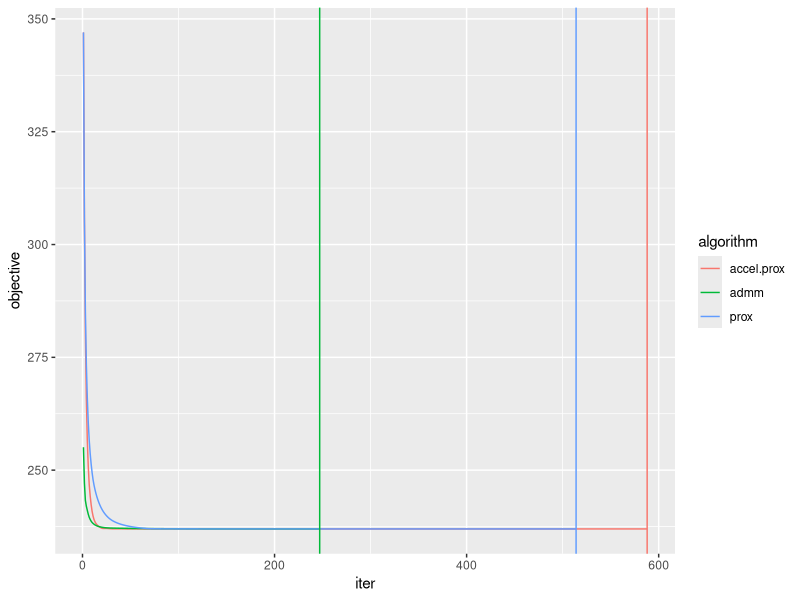
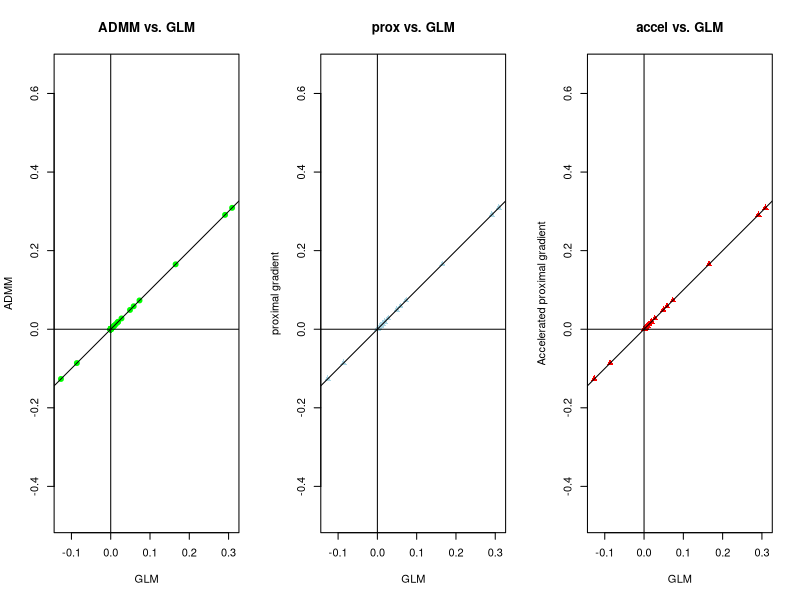

Write the R code that produced these figures, in order.
library(Matrix)
library(ggplot2)

########################################
# Input
########################################
# Read in data and scale it.
x = read.csv("diabetesX.csv", header = TRUE)
y = read.csv("diabetesY.csv", header = FALSE)
colnames(x) = NULL
x = scale(x)
y = as.numeric(scale(y))

########################################
# Utility functions
########################################
# Numerical tolerance.
TOL = 1e-18

objective.fn = function(x, y, beta, lambda) {
  # Returns the lasso objective function value.
  #
  # Args:
  #   x: design matrix
  #   y: response vector
  #   beta: fitted parameters
  #   lambda: penalty multiplier
  return(sum((y - x %*% beta) ^ 2) + lambda * sum(abs(beta)))
}

is.converged = function(b1, b2, tol=1e-8) {
  # Simple convergence diagnostic for determining if b1 and b2 are
  # close enough to be converged.
  #
  # Args:
  #   b1: first vector
  #   b2: second vector
  #   tol: numerical tolerance
  #
  # Returns:
  #   Determines if the sum of squared differences between vectors is less
  #   then the tolerance.
  return(sum((b1 - b2) ^ 2) < tol)
}

########################################
# Algorithms
########################################
prox = function(x, y, n.iter, lambda.lasso, gamma) {
  # (Non-Accelerated) Proximal Gradient implementation.
  #
  # Args:
  #   x: design matrix
  #   y: response vector
  #   n.iter: maximum number of iterations
  #   lambda.lasso: penalty parameter for lasso
  #   gamma: tuning parameter; somewhat like a step multiplier
  #
  # Returns:
  #   Returns a list with elements:
  #   $n: number of iterations run
  #   $beta: final parameters of the fit
  #   $objective: value of the objective function for each iteration.

  # Scale up lambda for this algorithm.
  lambda = 2 * length(y) * lambda.lasso

  # Cache X^\top X and X^\top y
  xtx = crossprod(x)
  xy = t(x) %*% y

  # Variables for algorithm and return values.
  beta = rep(0, ncol(x))
  objective = rep(0, n.iter)

  # Use for convergence, determining how many data points to return.
  n.end = n.iter

  for (t in 1:n.iter) {
    # Store to check convergence at end of loop.
    oldbeta = beta

    # Main algorithm
    u = beta - 2 * gamma * (xtx %*% beta - xy)
    beta = sign(u) * pmax(abs(u) - lambda * gamma, 0)

    # Store objective value, check convergence.
    objective[t] = objective.fn(x, y, beta, lambda)
    if (is.converged(beta, oldbeta, TOL)) {
      n.end = t
      break
    }
  }
  return(list(n = n.end,
              beta = beta,
              objective = objective[1:n.end]))
}

accel.prox = function(x, y, n.iter, lambda.lasso, gamma) {
  # Accelerated Proximal Gradient implementation.
  #
  # Args:
  #   x: design matrix
  #   y: response vector
  #   n.iter: maximum number of iterations
  #   lambda.lasso: penalty parameter for lasso
  #   gamma: tuning parameter; somewhat like a step multiplier
  #
  # Returns:
  #   Returns a list with elements:
  #   $n: number of iterations run
  #   $beta: final parameters of the fit
  #   $objective: value of the objective function for each iteration.

  # Scale up lambda for this algorithm.
  lambda = 2 * length(y) * lambda.lasso

  # Cache X^\top X and X^\top y
  xtx = crossprod(x)
  xy = t(x) %*% y

  # Variables for algorithm and return values.
  beta.acc = rep(0, ncol(x))
  objective.acc = rep(0, n.iter)
  z.acc = beta.acc

  # The "momentum" value
  st = 1

  # Use for convergence, determining how many data points to return.
  n.end = n.iter

  for (t in 1:n.iter) {
    # Main algorithm
    oldbeta = beta.acc
    u.acc = z.acc - 2 * gamma * (xtx %*% z.acc - xy)
    beta.acc = sign(u.acc) * pmax(abs(u.acc) - lambda * gamma, 0)
    st1 = (1 + (1 + 4 * st ^ 2) ^ 0.5) / 2
    z.acc = beta.acc + (st - 1) / st1 * (beta.acc - oldbeta)
    st = st1

    # Store objective value, check convergence.
    objective.acc[t] = objective.fn(x, y, beta.acc, lambda)
    if (is.converged(beta.acc, oldbeta, TOL)) {
      n.end = t
      break
    }
  }
  return(list(n = n.end,
              beta = beta.acc,
              objective = objective.acc[1:n.end]))
}

admm = function(x, y, n.iter, lambda.lasso, rho) {
  # ADMM implementation
  #
  # Args:
  #   x: design matrix
  #   y: response vector
  #   n.iter: maximum number of iterations
  #   lambda.lasso: penalty parameter for lasso
  #   rho: tuning parameter; somewhat like a step multiplier
  #
  # Returns:
  #   Returns a list with elements:
  #   $n: number of iterations run
  #   $beta: final parameters of the fit
  #   $objective: value of the objective function for each iteration.

  # Scale up lambda for this algorithm.
  lambda = length(y) * lambda.lasso

  # Cache X^\top X and X^\top y
  xtx = crossprod(x)
  xy = t(x) %*% y

  # Variables for algorithm and return values.
  beta.admm = rep(0, ncol(x))
  objective.admm = rep(0, n.iter)
  z.admm = beta.admm
  u.admm = beta.admm
  xtx.cache = xtx + rho * diag(nrow(xtx))

  # Use for convergence, determining how many data points to return.
  n.end = n.iter

  for (t in 1:n.iter) {
    # Store to check convergence at end of loop.
    oldbeta = beta.admm

    # Main algorithm
    beta.admm = solve(xtx.cache, xy + rho * (z.admm - u.admm))
    temp = beta.admm + u.admm
    z.admm = sign(temp) * pmax(abs(temp) - lambda / rho, 0)
    u.admm = u.admm + beta.admm - z.admm

    # Store objective value, check convergence.
    objective.admm[t] = objective.fn(x, y, beta.admm, 2 * lambda)
    if (is.converged(beta.admm, oldbeta, TOL)) {
      n.end = t
      break
    }
  }
  return(list(n = n.end,
              beta = beta.admm,
              objective = objective.admm[1:n.end]))
}


########################################
# Plotting
########################################

# Using C_p from glmnet's default behavior, get lambda \approx 0.03
lambda = 0.03

# Get result from glmnet to compare against because we can.
glmResult = glmnet::glmnet(x, y, alpha = 1, lambda = lambda)

# sidebar: test a decreasing sequence of lambdas instead for comparison
glm.n = 100
glm.scale = 20
glm.exp = 0.5
lambda.seq = seq((glm.scale * lambda) ^ glm.exp,
                 lambda ^ glm.exp,
                 length.out = glm.n) ^ (1/glm.exp)
glmResult2 = glmnet::glmnet(x, y, alpha = 1, lambda = lambda.seq)

# Now, actually get results from algorithms (lambda scaled inside functions).
n.iter = 1000
rho = 100
gamma = 0.0001
admm.result = admm(x, y, n.iter, lambda, rho)
prox.result = prox(x, y, n.iter,  lambda, gamma)
accel.prox.result = accel.prox(x, y, n.iter,  lambda, gamma)

# Format data to make ggplot easy to display the objective function
data = data.frame(objective = c(admm.result$objective,
                                prox.result$objective,
                                accel.prox.result$objective),
                  # plot against time
                  iter = c(1:admm.result$n,
                           1:prox.result$n,
                           1:accel.prox.result$n),
                  # for vertical bars
                  n = c(rep(admm.result$n, admm.result$n),
                        rep(prox.result$n, prox.result$n),
                        rep(accel.prox.result$n, accel.prox.result$n)),
                  # grouping
                  algorithm = c(rep("admm", admm.result$n),
                                rep("prox", prox.result$n),
                                rep("accel.prox", accel.prox.result$n)))
ggplot(data) + geom_line(aes(iter, objective, group = algorithm, col = algorithm)) +
  geom_vline(aes(xintercept = n, col = algorithm, group = algorithm), show.legend = FALSE)

# Now, look at the coefficients instead of the objective.
res = round(data.frame(as.numeric(glmResult$beta),
                       as.numeric(glmResult2$beta[, glm.n]),
                       admm.result$beta,
                       prox.result$beta,
                       accel.prox.result$beta), 8)
names(res) = c("glm", "glm v.2", "admm", "prox", "accel.prox")

# Plot the coefficients in the same image
par(mfrow = c(1, 3))
plot(res$admm ~ res$glm,
     pch = 19, col = "green", xlab = "GLM", ylab = "ADMM",
     main = "ADMM vs. GLM", asp = 1)
abline(a = 0, b = 1, h = 0, v = 0)
plot(res$prox ~ res$glm,
     pch = 17, col = "lightblue", xlab = "GLM", ylab = "proximal gradient",
     main = "prox vs. GLM", asp = 1)
abline(a = 0, b = 1, h = 0, v = 0)
plot(res$accel.prox ~ res$glm,
     pch = 17, col = "red", xlab = "GLM", ylab = "Accelerated proximal gradient",
     main = "accel vs. GLM", asp = 1)
abline(a = 0, b = 1, h = 0, v = 0)

# also show coefficients textually
res
head(res, 10)
